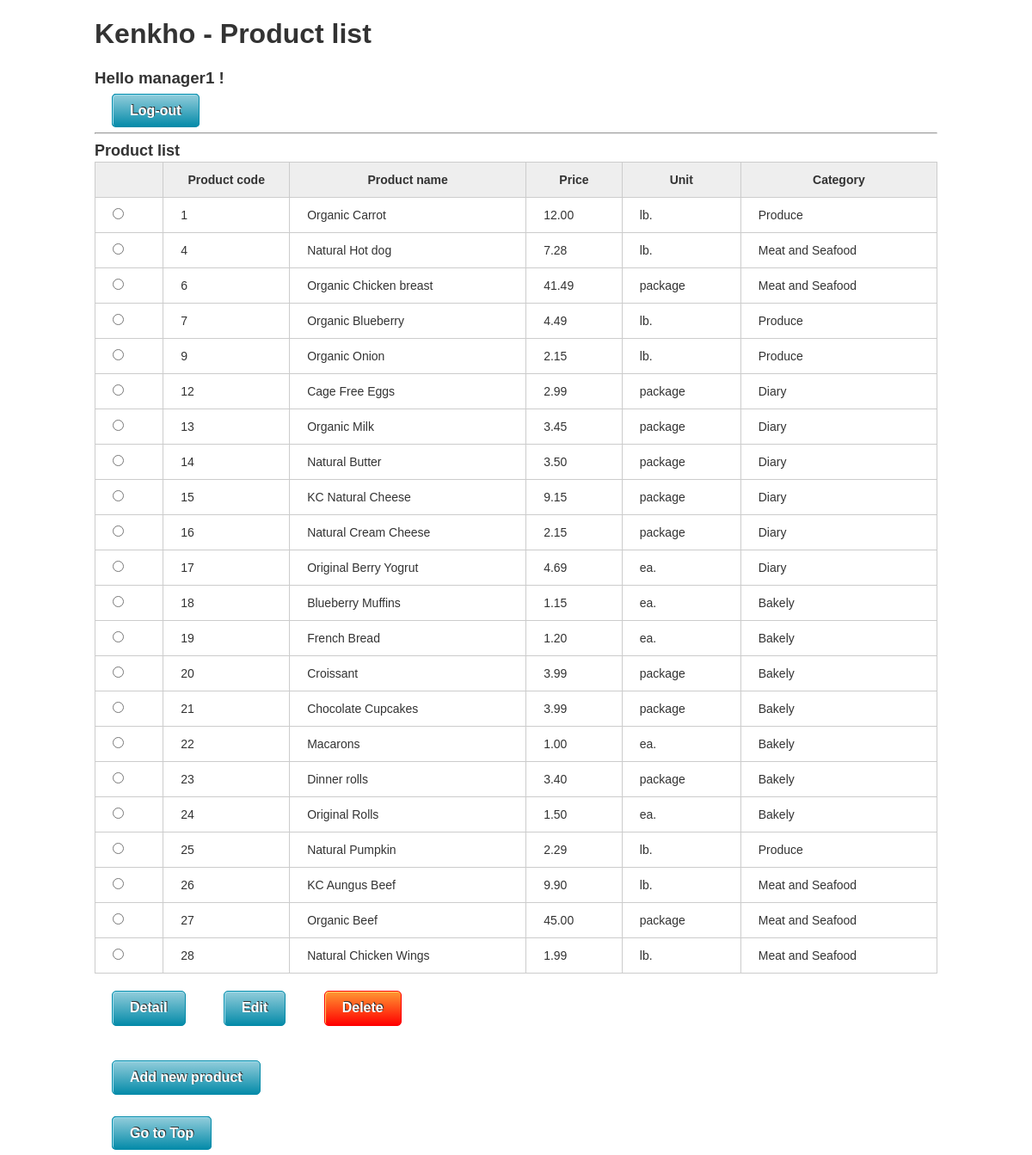
/management/main/product/pro_list.php (signed in), run on the app's committed database.
### tables this page shows
CREATE TABLE `mst_product` (
  `code` int(11) NOT NULL,
  `name` varchar(50) NOT NULL,
  `price` int(10) NOT NULL,
  `unit_code` int(11) NOT NULL,
  `image` varchar(150) NOT NULL,
  `category_code` int(11) NOT NULL
);

### management/lib/p.php (the view)
<?php
class p{
  public static $encoding = 'UTF-8';
  public static function h($str)
  {
    echo htmlspecialchars($str, ENT_QUOTES, static::$encoding);
  }
}
?>

### management/main/product/pro_list.php (shortened to what this page needs)
<?php
require_once '../../lib/p.php';
try{
    $db = new PDO(DSN, DB_USER, DB_PWD);
    $db->setAttribute(PDO::ATTR_ERRMODE, PDO::ERRMODE_EXCEPTION);
    $sql = 'SELECT p.code, p.name, p.price, u.name as unit, c.name as category FROM mst_product p
    LEFT JOIN mst_category c ON p.category_code = c.code
    LEFT JOIN mst_unit u ON p.unit_code = u.code';
    $stmt = $db->prepare($sql);
    $stmt->execute();
    $list = $stmt->fetchAll(PDO::FETCH_ASSOC);
} catch(PDOException $e){
	header('Content-Type: text/plain; charset=UTF-8', true, 500);
    exit($e->getMessage());
}
?>
<!DOCTYPE html>
<html>
<head>
<link rel="stylesheet" type="text/css" href="../../common/css/normalize.css">
<link rel="stylesheet" type="text/css" href="../../common/css/style.css">
</head>
<body>
<div id='page'>
<div id='pageHeader'>
 <h1>Kenkho - Product list</h1>
 <h3>Hello <?php p::h($_SESSION['name']) ?> !</h3>
 <p><a href="../staff_login/staff_logout.php" class='btnBlue'>Log-out</a></p>
</div>
<hr>
<div id='pageBody'>
<div class='list'>
<form method='post' action='pro_list.php'>
<table>
	<caption>Product list</caption>
	<thead>
		<tr>
			<th></th>
			<th width=15%>Product code</th>
			<th>Product name</th>
			<th>Price</th>
			<th>Unit</th>
			<th>Category</th>
		</tr>
	</thead>
	<tbody>
		<?php foreach($list as $row): ?>
		<tr>
			<td>
			<input type='radio' name='procode' value="<?php P::h($row['code']) ?>"/></td>
			<td><?php P::h($row['code']) ?></td>
			<td><?php P::h($row['name']) ?></td>
			<td><?php P::h(number_format($row['price']/100,2)) ?></td>
			<td><?php P::h($row['unit']) ?></td>
			<td><?php P::h($row['category']) ?></td>
		</tr>
        <?php endforeach; ?>
    </tbody>
</table>
    <input type='submit' class='btnBlue' name='btn_detail' value='Detail'>
	<input type='submit' class='btnBlue' name='btn_edit' value='Edit'>
	<input type='submit' class='btnRed' name='btn_delete' value='Delete'><br>
	<input type='submit' class='btnBlue' name='btn_add' value='Add new product'>
</form>
<p><a href="../../index.php" class='btnBlue'>Go to Top</a></p>
</div>
</div>
</div>
</body>
</html>

### management/common/css/style.css (style rules this page uses)
body { color: #333333; font-family: sans-serif; }
table caption { font-size: 18px; line-height: 1.333; font-weight: bold; text-align: left; }
a { text-decoration:none; }
#page { width: 980px; margin: 0 auto; }
#pageBody .list table { border: 1px solid #CCCCCC; border-collapse: collapse; width: 100%; }
#pageBody .list table th { background-color: #EEEEEE; }
#pageBody .list table tr th, #pageBody .list table tr td { font-size: 14px; line-height: 1.429; border: 1px solid #CCCCCC; padding:10px 20px; }
.btnBlue { margin: 20px 20px; font-weight: bold; padding: 10px 20px; font-size: 100%; color: #FFFFFF; cursor: pointer; border-radius: 5px; background-color: #058BA9; background-image: linear-gradient(to bottom, #92CDDB, #058BA9); border: 1px solid #058BA9; box-shadow: 1px 1px 0 #9DDDED inset; text-shadow: 1px -1px 0 #333333; }
.btnRed { margin: 20px 20px; font-weight: bold; padding: 10px 20px; font-size: 100%; color: #FFFFFF; cursor: pointer; border-radius: 5px; background-image: linear-gradient(to bottom, #FF9933, #FF0000); border: 1px solid #FF0000; box-shadow: 1px 1px 0 #FFCC66 inset; text-shadow: 1px -1px 0 #333333; }

### data on the page
mst_product: code "1 Organic Carrot 12.00 lb. Produce"
mst_product: code "4 Natural Hot dog 7.28 lb. Meat and Seafood"
mst_product: code "6 Organic Chicken breast 41.49 package Meat and Seafood"
mst_product: code "7 Organic Blueberry 4.49 lb. Produce"
mst_product: code "9 Organic Onion 2.15 lb. Produce"
mst_product: code "12 Cage Free Eggs 2.99 package Diary"
mst_product: code "13 Organic Milk 3.45 package Diary"
mst_product: code "14 Natural Butter 3.50 package Diary"
mst_product: code "15 KC Natural Cheese 9.15 package Diary"
mst_product: code "16 Natural Cream Cheese 2.15 package Diary"
mst_product: code "17 Original Berry Yogrut 4.69 ea. Diary"
mst_product: code "18 Blueberry Muffins 1.15 ea. Bakely"
mst_product: code "19 French Bread 1.20 ea. Bakely"
mst_product: code "20 Croissant 3.99 package Bakely"
mst_product: code "21 Chocolate Cupcakes 3.99 package Bakely"
mst_product: code "22 Macarons 1.00 ea. Bakely"
mst_product: code "23 Dinner rolls 3.40 package Bakely"
mst_product: code "24 Original Rolls 1.50 ea. Bakely"
mst_product: code "25 Natural Pumpkin 2.29 lb. Produce"
mst_product: code "26 KC Aungus Beef 9.90 lb. Meat and Seafood"
mst_product: code "27 Organic Beef 45.00 package Meat and Seafood"
mst_product: code "28 Natural Chicken Wings 1.99 lb. Meat and Seafood"

### other printed values
$str "manager1"
